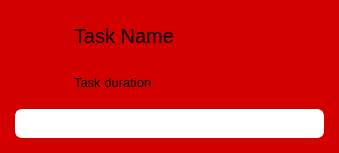
<?xml version="1.0" encoding="UTF-8"?>
<ui version="4.0">
 <class>Widget</class>
 <widget class="QWidget" name="Widget">
  <property name="geometry">
   <rect>
    <x>0</x>
    <y>0</y>
    <width>339</width>
    <height>153</height>
   </rect>
  </property>
  <property name="windowTitle">
   <string>Form</string>
  </property>
  <property name="styleSheet">
   <string notr="true">background-color: rgb(211, 0, 0);
border-radius: 20px;</string>
  </property>
  <layout class="QVBoxLayout" name="verticalLayout">
   <property name="leftMargin">
    <number>15</number>
   </property>
   <property name="topMargin">
    <number>15</number>
   </property>
   <property name="rightMargin">
    <number>15</number>
   </property>
   <property name="bottomMargin">
    <number>15</number>
   </property>
   <item>
    <layout class="QHBoxLayout" name="task_info" stretch="1,4,0">
     <item>
      <widget class="QToolButton" name="categ_icon">
       <property name="enabled">
        <bool>false</bool>
       </property>
       <property name="sizePolicy">
        <sizepolicy hsizetype="Preferred" vsizetype="Preferred">
         <horstretch>0</horstretch>
         <verstretch>0</verstretch>
        </sizepolicy>
       </property>
       <property name="focusPolicy">
        <enum>Qt::FocusPolicy::NoFocus</enum>
       </property>
       <property name="text">
        <string/>
       </property>
       <property name="icon">
        <iconset>
         <normaloff>sources/icons_white/utensils-crossed.svg</normaloff>sources/icons_white/utensils-crossed.svg</iconset>
       </property>
       <property name="iconSize">
        <size>
         <width>40</width>
         <height>40</height>
        </size>
       </property>
       <property name="checkable">
        <bool>false</bool>
       </property>
       <property name="autoRaise">
        <bool>true</bool>
       </property>
      </widget>
     </item>
     <item>
      <layout class="QVBoxLayout" name="task_name_duration">
       <item>
        <widget class="QLabel" name="task_name">
         <property name="font">
          <font>
           <pointsize>15</pointsize>
          </font>
         </property>
         <property name="text">
          <string>Task Name</string>
         </property>
        </widget>
       </item>
       <item>
        <widget class="QLabel" name="task_duration">
         <property name="font">
          <font>
           <pointsize>10</pointsize>
          </font>
         </property>
         <property name="text">
          <string>Task duration</string>
         </property>
        </widget>
       </item>
      </layout>
     </item>
     <item>
      <widget class="QPushButton" name="task_check">
       <property name="sizePolicy">
        <sizepolicy hsizetype="Preferred" vsizetype="Preferred">
         <horstretch>0</horstretch>
         <verstretch>0</verstretch>
        </sizepolicy>
       </property>
       <property name="styleSheet">
        <string notr="true">QPushButton {
    background-color: transparent;
    border: none;
    padding: 0px;
}

QPushButton:pressed {
    background-color: transparent;
}

QPushButton:checked {
    background-color: transparent;
}



</string>
       </property>
       <property name="text">
        <string/>
       </property>
       <property name="icon">
        <iconset>
         <normaloff>sources/icons_white/circle.svg</normaloff>sources/icons_white/circle.svg</iconset>
       </property>
       <property name="iconSize">
        <size>
         <width>40</width>
         <height>40</height>
        </size>
       </property>
       <property name="checkable">
        <bool>true</bool>
       </property>
       <property name="checked">
        <bool>true</bool>
       </property>
       <property name="flat">
        <bool>true</bool>
       </property>
      </widget>
     </item>
    </layout>
   </item>
   <item>
    <widget class="QProgressBar" name="task_progress">
     <property name="styleSheet">
      <string notr="true">
QProgressBar {
    border: 2px solid white;
    border-radius: 7px;
    background-color: white;
    height: 25px;
    padding: 0;
}

QProgressBar::chunk {
    background-color: rgb(17, 255, 57);
    border-radius: 7px;
}
</string>
     </property>
     <property name="value">
      <number>0</number>
     </property>
     <property name="textVisible">
      <bool>false</bool>
     </property>
    </widget>
   </item>
  </layout>
 </widget>
 <resources/>
 <connections/>
</ui>
